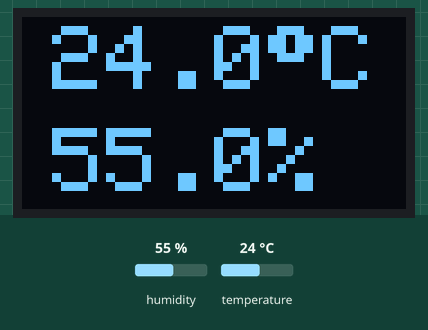
Bench run of a sketch on a simulated ESP32. On the bench: 128×64 one-colour display. The inputs (shaded band) are chosen by the test bench; at power-on: humidity 55 %, temperature 24 °C. What the sketch prints to the serial monitor is not drawn.

Above: at 3.2 s.
3.3 s: humidity set to 22 %
At 5.1 s:
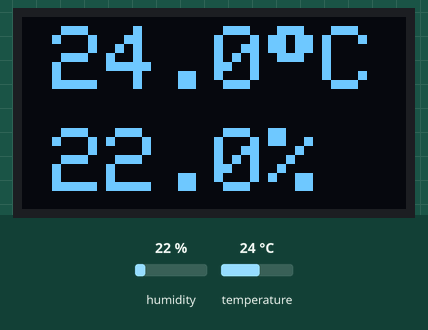
6.0 s: temperature set to 12 °C
At 7.1 s:
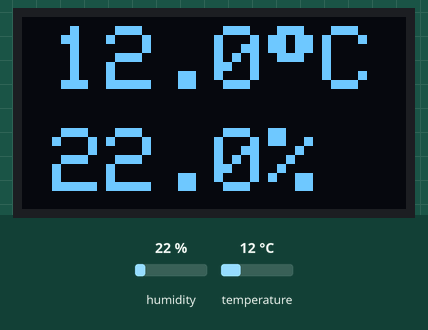
8.7 s: humidity set to 40 %
At 11.1 s:
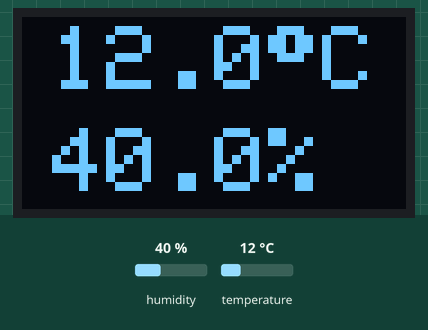
11.6 s: temperature set to 19 °C
At 13.1 s:
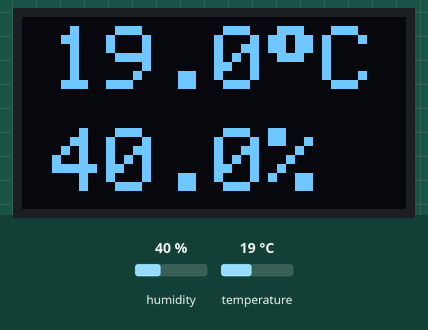
Timing chart, 0 to 14.6 s (numbered marks = the images above; inputs shaded):
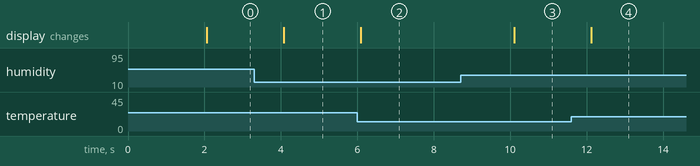

The sketch:

main.ino
```cpp
#include <Wire.h>
#include <Adafruit_GFX.h>
#include <Adafruit_SSD1306.h>
#include <DHT.h>

#define SCREEN_WIDTH 128 // OLED display width, in pixels
#define SCREEN_HEIGHT 64 // OLED display height, in pixels

#define DHT22_PIN 32 // The ESP32 pin GPIO2 connected to DHT22 sensor

Adafruit_SSD1306 display(SCREEN_WIDTH, SCREEN_HEIGHT, &Wire, -1); // create SSD1306 display object connected to I2C
DHT dht22(DHT22_PIN, DHT22);

String temperature;
String humidity;

void setup() {
  Serial.begin(115200);

  // Initialize I2C with custom pins
  Wire.begin(15, 16);

  // Initialize the OLED display with address 0x3C for 128x64
  if (!display.begin(SSD1306_SWITCHCAPVCC, 0x3C)) {
    Serial.println(F("SSD1306 allocation failed"));
    for (;;);
  }

  delay(2000);         // wait for initializing
  display.clearDisplay(); // clear display

  display.setTextSize(3);      // text size
  display.setTextColor(SSD1306_WHITE); // text color
  display.setCursor(0, 10);    // position to display

  dht22.begin();              // initialize DHT22 the temperature and humidity sensor

  temperature.reserve(10); // to avoid fragmenting memory when using String
  humidity.reserve(10); // to avoid fragmenting memory when using String
}

void loop() {
  float humi  = dht22.readHumidity();    // read humidity
  float tempC = dht22.readTemperature(); // read temperature

  // check if any reads failed
  if (isnan(humi) || isnan(tempC)) {
    temperature = "Failed";
    humidity = "Failed";
  } else {
    temperature  = String(tempC, 1); // one decimal places
    temperature += char (247); // degree character
    temperature += "C";
    humidity = String(humi, 1); // one decimal places
    humidity += "%";

    Serial.print(tempC);  // print to Serial Monitor
    Serial.print("°C | " );  // print to Serial Monitor
    Serial.print(humi);  // print to Serial Monitor
    Serial.println("%");  // print to Serial Monitor
  }

  oledDisplayCenter(temperature, humidity); // display temperature and humidity on OLED
}

void oledDisplayCenter(String temperature, String humidity) {
  int16_t x1;
  int16_t y1;
  uint16_t width_T;
  uint16_t height_T;
  uint16_t width_H;
  uint16_t height_H;

  display.getTextBounds(temperature, 0, 0, &x1, &y1, &width_T, &height_T);
  display.getTextBounds(temperature, 0, 0, &x1, &y1, &width_H, &height_H);

  // display on horizontal and vertical center
  display.clearDisplay(); // clear display
  display.setCursor((SCREEN_WIDTH - width_T) / 2, SCREEN_HEIGHT/2 - height_T - 5);
  display.println(temperature); // text to display
  display.setCursor((SCREEN_WIDTH - width_H) / 2, SCREEN_HEIGHT/2 + 5);
  display.println(humidity); // text to display
  display.display();
}
```

Measured:
- after the input at 3.3 s, the display: changes after 0.77 s (image 1)
- after the input at 6.0 s, the display: changes after 0.09 s (image 2)
- after the input at 8.7 s, the display: changes after 1.4 s (image 3)
- after the input at 11.6 s, the display: changes after 0.52 s (image 4)
